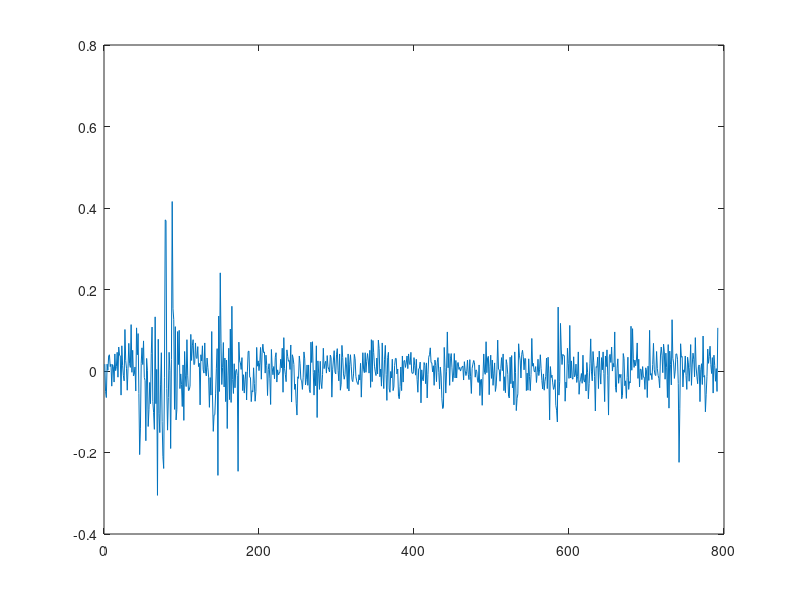

MATLAB code to generate this figure: (Note: this script raises an error after producing the figure.)
%% Task 1
load('sp500.mat'); %load data
returns=sp500_returns-mean(sp500_returns); %mean correct
plot(returns); %plots are nice
figure(2)
autocorr(returns,20); figure(3)
parcorr(returns,20);
[~,pVal]=lbqtest(returns,20);
%% Task 2
num_params=5;
num_obs=length(returns);
loglikelihood = zeros(num_params); % Initialize
pqMatrix = zeros(num_params); %to save number of paramaters
for q=1:num_params
  for p=1:num_params
    try
      model = arima(p,0,q); %model struct
      model.Constant = 0;
      [~,~,logL,~] = estimate(model,returns,'Display','off'); %fits model
      loglikelihood(p,q) = logL; %save in loglik matrix
      pqMatrix(p,q) = 1+p+q; %save number of parameters
    catch
      disp('Warning')
      loglikelihood(p,q)=NaN;
      pqMatrix(p,q)=NaN;
    end
  end
end


[aic,bic] = aicbic(reshape(loglikelihood,num_params^2,1),reshape(pqMatrix,num_params^2,1),num_obs);
[~,index]=min(bic);
[pOpt,qOpt]=ind2sub(num_params,index);
%% Task 3
armaOpt=arima(pOpt,0,qOpt);
armaOpt.Constant = 0;
armaEstOpt=estimate(armaOpt,returns,'Display','off'); %osäker op detta
[residuals,condVar]=infer(armaEstOpt,returns); %maybe we shall standardize the residuals?
%
figure(1);clf;
plot(residuals);
figure(2);clf
autocorr(residuals,20);
figure(3);clf
qqplot(residuals);
figure(4); clf
autocorr(residuals.^2)
[~,pValLjung]=lbqtest(residuals,20);
%  to heavy tails? Hetroscedacity (it seems)!, linear dependecies?
%% squared residuals
figure(2);clf;
autocorr(residuals.^2,20);
parcorr(residuals.^2,20);
%we must allow for hetroscacity and whale-tails!
%% Task 4
num_params=10;
num_obs=length(residuals); %Redundant
garch_loglikelihood = zeros(num_params); % Initialize
pqMatrix = zeros(num_params); %to save number of paramaters

for q=1:num_params
  for p=1:num_params
    try
      model = garch(p,q); %model struct
      [~,~,logL,~] = estimate(model,residuals,'Display','off');  %fits model
      garch_loglikelihood(p,q) = logL; %save in loglik matrix
      pqMatrix(p,q) = 1+p+q; %save number of parameters
    catch
      disp('Warning')
      garch_loglikelihood(p,q)=NaN;
      pqMatrix(p,q)=NaN;
    end
  end
end
[~,bic] = aicbic(reshape(garch_loglikelihood,num_params^2,1),reshape(pqMatrix,num_params^2,1),num_obs);
[~,index]=min(bic);
[pOptGarch,qOptGarch]=ind2sub(num_params,index);
%%
garchOpt=garch(pOptGarch,qOptGarch);
garchOptEval=estimate(garchOpt,residuals,'Display','off');
[var,~]=infer(garchOptEval,residuals); %Computes to conditional variance

subplot(1,3,1) %Diagnostics
plot(residuals./(sqrt(var)))
subplot(1,3,2)
qqplot(residuals./(sqrt(var)))
subplot(1,3,3)
autocorr(residuals./(sqrt(var)),20)
%%
clc;
tdist =makedist('tLocationScale','nu',4);
dfMax=100;
logVector=zeros(dfMax,1);
for nu=1:dfMax
  try
    model=garch(pOptGarch,qOptGarch);
    model.Distribution=struct('Name','t','DoF',nu);
    [~,~,logL,~] = estimate(model,residuals,'Display','off');
    logVector(nu)=logL;
  catch
    disp('Warning')
    logVector(nu)=NaN;
  end
end
[~,bic]=aicbic(logVector,1,num_obs);
[~,index]=min(bic);
disp(index); % kolla detta.
%% Diagnostics.
garchOpt=garch(pOptGarch,qOptGarch);
garchOpt.Distribution=struct('Name','t','DoF',7);
garchOptEval=estimate(garchOpt,residuals,'Display','off');
[var,~]=infer(garchOptEval,residuals); %Computes to conditional variance

figure(1)
plot(residuals./(sqrt(var)))
figure(2)
qqplot(residuals./(sqrt(var)),makedist('tLocationScale','nu',7))
figure(3)
autocorr(residuals./(sqrt(var)),20)
%% Uppgift 6
clc;

model = arima(pOpt,0,qOpt); %model struct
model.Constant = 0;
model.Distribution=struct('Name','t','DoF',7);
arimaOpt = estimate(model,returns,'Display','off'); %fits model
[residualsOpt,~]=infer(arimaOpt,returns);

%% Diagnostics
figure(1);
autocorr(residualsOpt,20)
figure(2)
qqplot(residualsOpt/std(residualsOpt),makedist('tLocationScale','nu',7))
%%
garchOpt=garch(pOptGarch,qOptGarch);
garchOpt.Distribution=struct('Name','t','DoF',7);
garchOptEvalOpt=estimate(garchOpt,residualsOpt,'Display','off');
[varOpt,~]=infer(garchOptEvalOpt,residualsOpt); %Computes to conditional variance
figure(1)
plot(residualsOpt./(sqrt(varOpt)))
figure(2)
qqplot(residualsOpt./(sqrt(varOpt)),makedist('tLocationScale','nu',7))
figure(3)
autocorr(residualsOpt./(sqrt(varOpt)),20)

